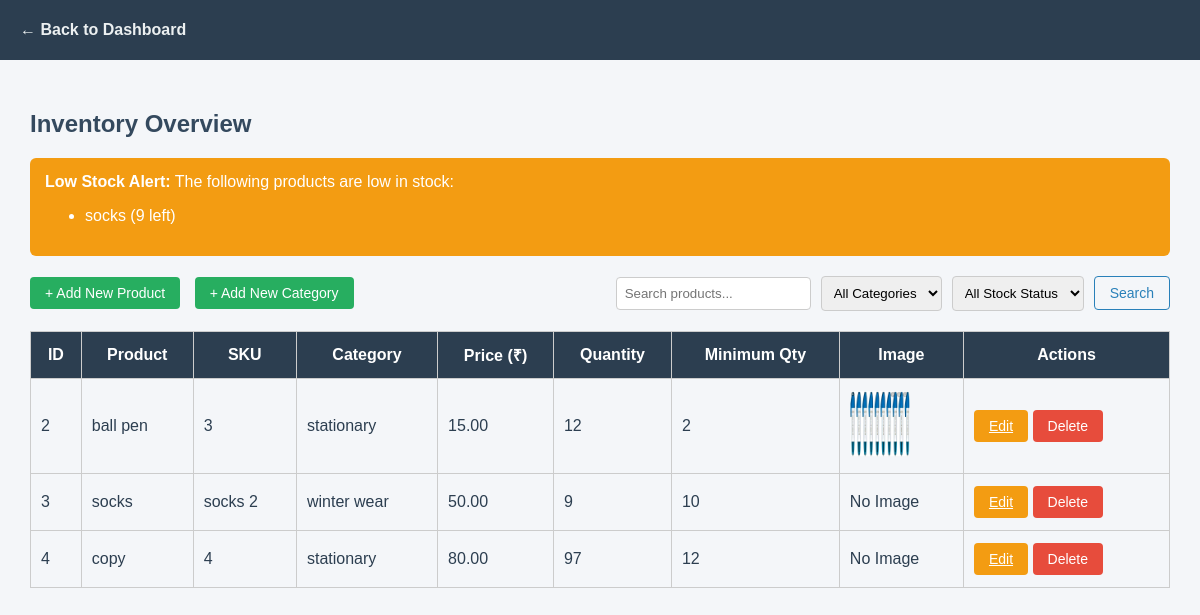
The app's page /inventory/, older data.
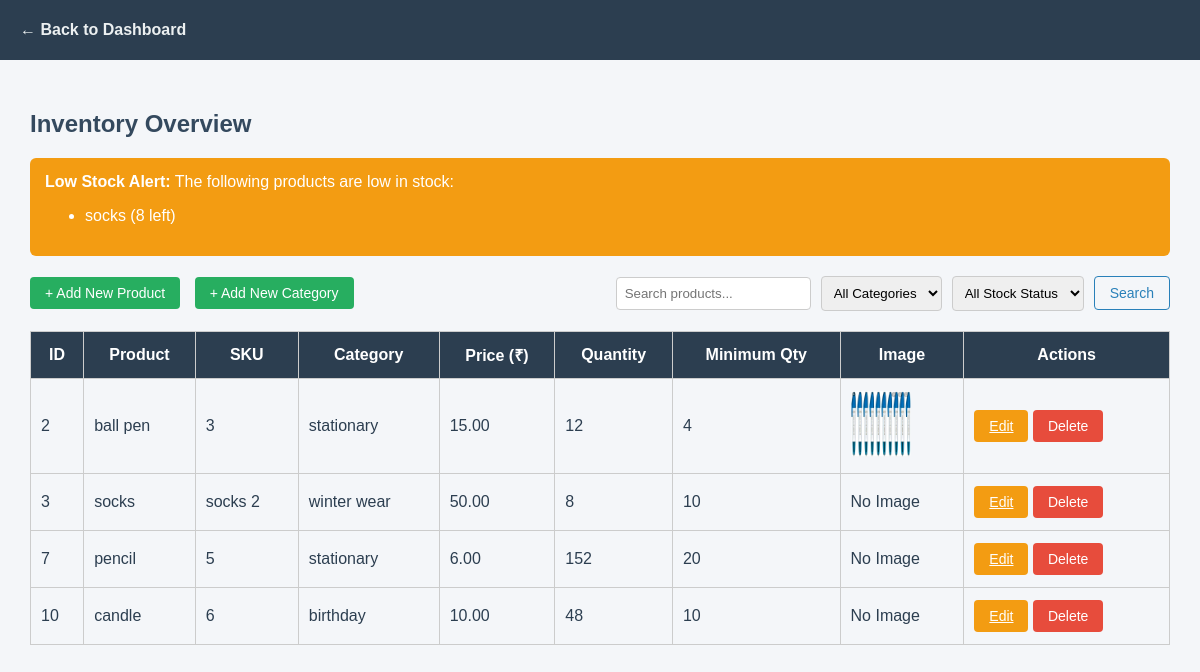
The same page, newer data.
### inventory/models.py (models this page shows, shortened)
class ProductInventory(models.Model):
    name = models.CharField(max_length=255)
    sku_code = models.CharField(max_length=100, unique=True)
    price = models.DecimalField(max_digits=10, decimal_places=2)
    category = models.ForeignKey(Category, on_delete=models.CASCADE)
    minimum_quantity = models.IntegerField(default=10)
    quantity = models.IntegerField()
    image_path = models.ImageField(upload_to='product_images/', blank=True, null=True)  # Using ImageField instead of CharField
    created_at = models.DateTimeField(auto_now_add=True)
    updated_at = models.DateTimeField(auto_now=True)

class Category(models.Model):
    name = models.CharField(max_length=100)

### inventory/views.py (the view)
# urls.py: path('inventory/', views.admin_inventory_overview, name='admin_inventory_overview'),
def admin_inventory_overview(request):
    search_query = request.GET.get('q', '')
    category_id = request.GET.get('category', '')
    stock_status = request.GET.get('stock', '')
    products = ProductInventory.objects.all()
    if search_query:
        products = products.filter(name__icontains=search_query)
    if category_id:
        products = products.filter(category_id=category_id)
    if stock_status == 'in':
        products = products.filter(quantity__gt=0)  # In stock: quantity > 0
    elif stock_status == 'low':
        products = products.filter(quantity__lte=F('minimum_quantity'), quantity__gt=0)
    elif stock_status == 'out':
        products = products.filter(quantity=0)
    low_stock_products = ProductInventory.objects.filter(quantity__lt=F('minimum_quantity'))
    categories = Category.objects.all()
    context = {
        'products': products,
        'low_stock_products': low_stock_products,
        'categories': categories
    }
    return render(request, 'admin_inventory_overview.html', context)

### templates/admin_inventory_overview.html (shortened to what this page needs)
{% load static %}
<!DOCTYPE html>
<html lang="en">
<head>
</head>
<body>
    <div class="navbar">
        <a href="{% url 'admin_dashboard' %}" class="back-btn">← Back to Dashboard</a>
    </div>
    <div class="container">
        <div class="main-content">
            <h2>Inventory Overview</h2>
            <div class="alert alert-warning" role="alert">
                <strong>Low Stock Alert:</strong> The following products are low in stock:
                <ul class="mb-0">
                    {% for product in low_stock_products %}
                        <li>{{ product.name }} ({{ product.quantity }} left)</li>
                    {% empty %}
                        <li>No low stock products 🎉</li>
                    {% endfor %}
                </ul>
            </div>
            <div class="d-flex justify-content-between mb-3">
                <div>
                    <button class="btn btn-success me-2" onclick="openModal('addProductModal')">+ Add New Product</button>
                    <button class="btn btn-success" onclick="openModal('addCategoryModal')">+ Add New Category</button>
                </div>
                <form class="d-flex" method="get" action="">
                    <input class="form-control me-2" type="search" name="q" placeholder="Search products...">
                    <select class="form-select me-2" name="category">
                        <option value="">All Categories</option>
                    </select>
                    <select class="form-select me-2" name="stock">
                        <option value="">All Stock Status</option>
                    </select>
                    <button class="btn btn-outline-primary" type="submit">Search</button>
                </form>
            </div>
            <div class="table-responsive">
                <table>
                    <thead>
                        <tr>
                            <th>ID</th>
                            <th>Product</th>
                            <th>SKU</th>
                            <th>Category</th>
                            <th>Price (₹)</th>
                            <th>Quantity</th>
                            <th>Minimum Qty</th>
                            <th>Image</th>
                            <th>Actions</th>
                        </tr>
                    </thead>
                    <tbody>
                        {% for product in products %}
                            <tr>
                                <td>{{ product.id }}</td>
                                <td>{{ product.name }}</td>
                                <td>{{ product.sku_code }}</td>
                                <td>{{ product.category.name }}</td>
                                <td>{{ product.price }}</td>
                                <td>{{ product.quantity }}</td>
                                <td>{{ product.minimum_quantity }}</td>
                                <td>
                                    {% if product.image_path %}
                                        <img src="{{ product.image_path.url }}" alt="{{ product.name }}" width="60">
                                    {% else %}
                                        No Image
                                    {% endif %}
                                </td>
                                <td>
                                    <a href="{% url 'edit_product' product.id %}" class="btn btn-sm btn-warning">Edit</a>
                                    <button class="btn btn-sm btn-danger" onclick="openDeleteModal('{{ product.id }}', '{{ product.name }}')">Delete</button>
                                </td>
                            </tr>
                        {% empty %}
                            <tr>
                                <td colspan="9" class="text-center">No products found.</td>
                            </tr>
                        {% endfor %}
                    </tbody>
                </table>
            </div>
        </div>
    </div>
</body>
</html>

### templates/admin_inventory_overview.html (style rules this page uses)
body { margin: 0; font-family: Arial, sans-serif; background-color: #f4f6f9; color: #2c3e50; }
.navbar { position: fixed; top: 0; left: 0; width: 100%; height: 60px; background-color: #2c3e50; color: #fff; display: flex; align-items: center; padding: 0 20px; z-index: 1000; }
.navbar a { color: #ecf0f1; text-decoration: none; font-weight: bold; }
.container { padding-top: 70px; width: 100%; }
.main-content { width: 100%; padding: 20px 30px; box-sizing: border-box; }
.main-content h2 { margin-bottom: 20px; color: #34495e; }
.alert-warning { background-color: #f39c12; color: white; padding: 15px; border-radius: 6px; margin-bottom: 20px; }
.btn { padding: 8px 15px; border-radius: 4px; border: none; cursor: pointer; font-size: 14px; }
.btn-success { background-color: #27ae60; color: white; }
.btn-warning { background-color: #f39c12; color: white; }
.btn-danger { background-color: #e74c3c; color: white; }
.btn-outline-primary { background-color: transparent; border: 1px solid #2980b9; color: #2980b9; }
.d-flex { display: flex; align-items: center; }
.justify-content-between { justify-content: space-between; }
.mb-3 { margin-bottom: 20px; }
.me-2 { margin-right: 10px; }
.form-control, .form-select { padding: 8px; border-radius: 4px; border: 1px solid #ccc; }
.table-responsive { overflow-x: auto; }
table { width: 100%; border-collapse: collapse; min-width: 1000px; }
th, td { padding: 12px 10px; border: 1px solid #ccc; white-space: nowrap; }
th { background-color: #2c3e50; color: #fff; }
img { border-radius: 4px; }

Row changes from the older to the newer data that the page shows:
removed ProductInventory: id "4", name "copy", sku_code "4", category.name "stationary", price "80.00", quantity "97", minimum_quantity "12", image_path "No Image"
changed ProductInventory "socks": quantity "9" → "8"
changed ProductInventory "ball pen": minimum_quantity "2" → "4"
added ProductInventory: id "7", name "pencil", sku_code "5", category.name "stationary", price "6.00", quantity "152", minimum_quantity "20", image_path "No Image"
added ProductInventory: id "10", name "candle", sku_code "6", category.name "birthday", price "10.00", quantity "48", minimum_quantity "10", image_path "No Image"
